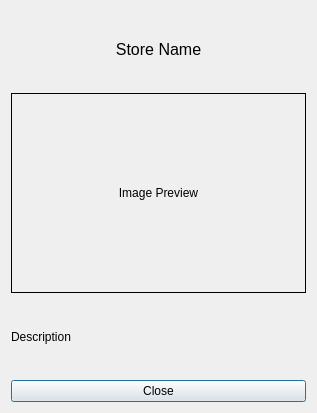
<?xml version="1.0" encoding="UTF-8"?>
<ui version="4.0">
 <class>StorePreviewDialog</class>
 <widget class="QDialog" name="StorePreviewDialog">
  <property name="geometry">
   <rect>
    <x>0</x>
    <y>0</y>
    <width>317</width>
    <height>413</height>
   </rect>
  </property>
  <property name="windowTitle">
   <string>Store Preview</string>
  </property>
  <layout class="QVBoxLayout" name="verticalLayout">
   <item>
    <widget class="QLabel" name="previewName">
     <property name="font">
      <font>
       <pointsize>12</pointsize>
      </font>
     </property>
     <property name="text">
      <string>Store Name</string>
     </property>
     <property name="alignment">
      <set>Qt::AlignmentFlag::AlignCenter</set>
     </property>
    </widget>
   </item>
   <item>
    <widget class="QLabel" name="imagePreview">
     <property name="minimumSize">
      <size>
       <width>200</width>
       <height>200</height>
      </size>
     </property>
     <property name="frameShape">
      <enum>QFrame::Shape::Box</enum>
     </property>
     <property name="text">
      <string>Image Preview</string>
     </property>
     <property name="alignment">
      <set>Qt::AlignmentFlag::AlignCenter</set>
     </property>
    </widget>
   </item>
   <item>
    <widget class="QLabel" name="previewDescription">
     <property name="text">
      <string>Description</string>
     </property>
     <property name="wordWrap">
      <bool>true</bool>
     </property>
    </widget>
   </item>
   <item>
    <widget class="QPushButton" name="closeButton">
     <property name="text">
      <string>Close</string>
     </property>
    </widget>
   </item>
  </layout>
 </widget>
 <resources/>
 <connections/>
</ui>
